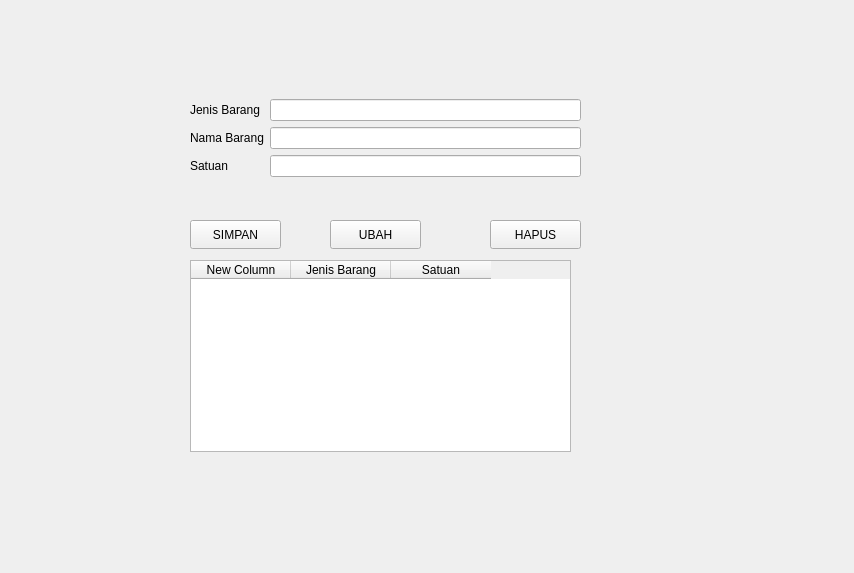
<?xml version="1.0" encoding="UTF-8"?>
<ui version="4.0">
 <class>Form</class>
 <widget class="QWidget" name="Form">
  <property name="geometry">
   <rect>
    <x>0</x>
    <y>0</y>
    <width>854</width>
    <height>573</height>
   </rect>
  </property>
  <property name="windowTitle">
   <string>Form</string>
  </property>
  <widget class="QWidget" name="formLayoutWidget">
   <property name="geometry">
    <rect>
     <x>190</x>
     <y>99</y>
     <width>391</width>
     <height>121</height>
    </rect>
   </property>
   <layout class="QFormLayout" name="formLayout">
    <item row="0" column="0">
     <widget class="QLabel" name="jenisBarangLabel">
      <property name="text">
       <string>Jenis Barang</string>
      </property>
     </widget>
    </item>
    <item row="0" column="1">
     <widget class="QLineEdit" name="editJenis"/>
    </item>
    <item row="1" column="0">
     <widget class="QLabel" name="namaBarangLabel">
      <property name="text">
       <string>Nama Barang</string>
      </property>
     </widget>
    </item>
    <item row="1" column="1">
     <widget class="QLineEdit" name="editNamaBarang"/>
    </item>
    <item row="2" column="0">
     <widget class="QLabel" name="satuanLabel">
      <property name="text">
       <string>Satuan</string>
      </property>
     </widget>
    </item>
    <item row="2" column="1">
     <widget class="QLineEdit" name="editSatuan"/>
    </item>
   </layout>
  </widget>
  <widget class="QPushButton" name="btnSimpan">
   <property name="geometry">
    <rect>
     <x>190</x>
     <y>220</y>
     <width>91</width>
     <height>29</height>
    </rect>
   </property>
   <property name="text">
    <string>SIMPAN</string>
   </property>
  </widget>
  <widget class="QPushButton" name="btnUbah">
   <property name="geometry">
    <rect>
     <x>330</x>
     <y>220</y>
     <width>91</width>
     <height>29</height>
    </rect>
   </property>
   <property name="text">
    <string>UBAH</string>
   </property>
  </widget>
  <widget class="QPushButton" name="btnHapus">
   <property name="geometry">
    <rect>
     <x>490</x>
     <y>220</y>
     <width>91</width>
     <height>29</height>
    </rect>
   </property>
   <property name="text">
    <string>HAPUS</string>
   </property>
  </widget>
  <widget class="QTableWidget" name="tabelJenisBarang">
   <property name="geometry">
    <rect>
     <x>190</x>
     <y>260</y>
     <width>381</width>
     <height>192</height>
    </rect>
   </property>
   <column>
    <property name="text">
     <string>New Column</string>
    </property>
   </column>
   <column>
    <property name="text">
     <string>Jenis Barang</string>
    </property>
   </column>
   <column>
    <property name="text">
     <string>Satuan</string>
    </property>
   </column>
  </widget>
 </widget>
 <resources/>
 <connections/>
</ui>
